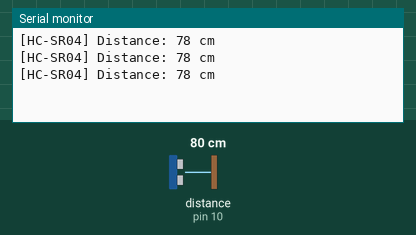
This sketch was run on a simulated Arduino Uno, built with avr-gcc and run on an emulated ATmega328P. Shown: the last lines printed to the serial monitor. Wiring (inferred from the names in the program): ultrasonic range finder: trigger pin 9; echo pin 10. The inputs (shaded band) are chosen by the test bench; at power-on: distance to the obstacle (sensor on pin 10) 80 cm. The echo pulse lasts 58.3 µs per cm.

Above: at 1.3 s.
1.4 s: distance to the obstacle (sensor on pin 10) set to 2 cm
At 1.9 s:
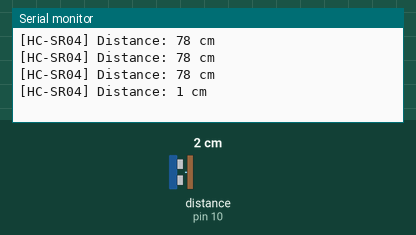
2.9 s: distance to the obstacle (sensor on pin 10) set to 4 cm
At 3.4 s:
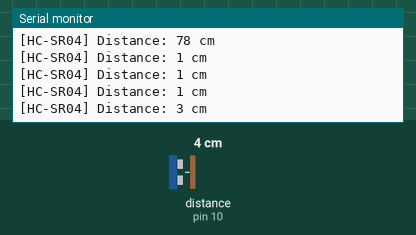
Timing chart, 0 to 5.9 s (numbered marks = the images above; inputs shaded):
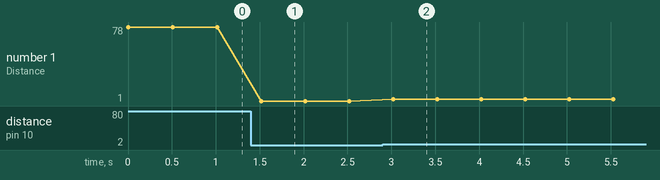

Measured:
- after the input at 1.4 s, the serial monitor: prints a new line after 0.12 s (image 1)
- after the input at 2.9 s, the serial monitor: prints a new line after 0.12 s (image 2)
- plotted number 1: 78 → 1 after the input at 1.4 s, 1 → 3 after the input at 2.9 s

The sketch:

hc_sr04_sensor.ino
```cpp
// HC-SR04 pins
const int trigPin = 9;
const int echoPin = 10;

long duration;
int distance;

void setup() {
  Serial.begin(9600);
  pinMode(trigPin, OUTPUT);
  pinMode(echoPin, INPUT);
}

void loop() {
  // Send a 10 µs pulse to trigger
  digitalWrite(trigPin, LOW);
  delayMicroseconds(2);
  digitalWrite(trigPin, HIGH);
  delayMicroseconds(10);
  digitalWrite(trigPin, LOW);

  // Read the echo pulse duration
  duration = pulseIn(echoPin, HIGH);

  // Calculate distance in cm
  distance = duration * 0.034 / 2;

  String distanceStr = "[HC-SR04] Distance: " + String(distance) + " cm";
  Serial.println(distanceStr);

  delay(500); // wait 0.5 seconds before next measurement
}
```
